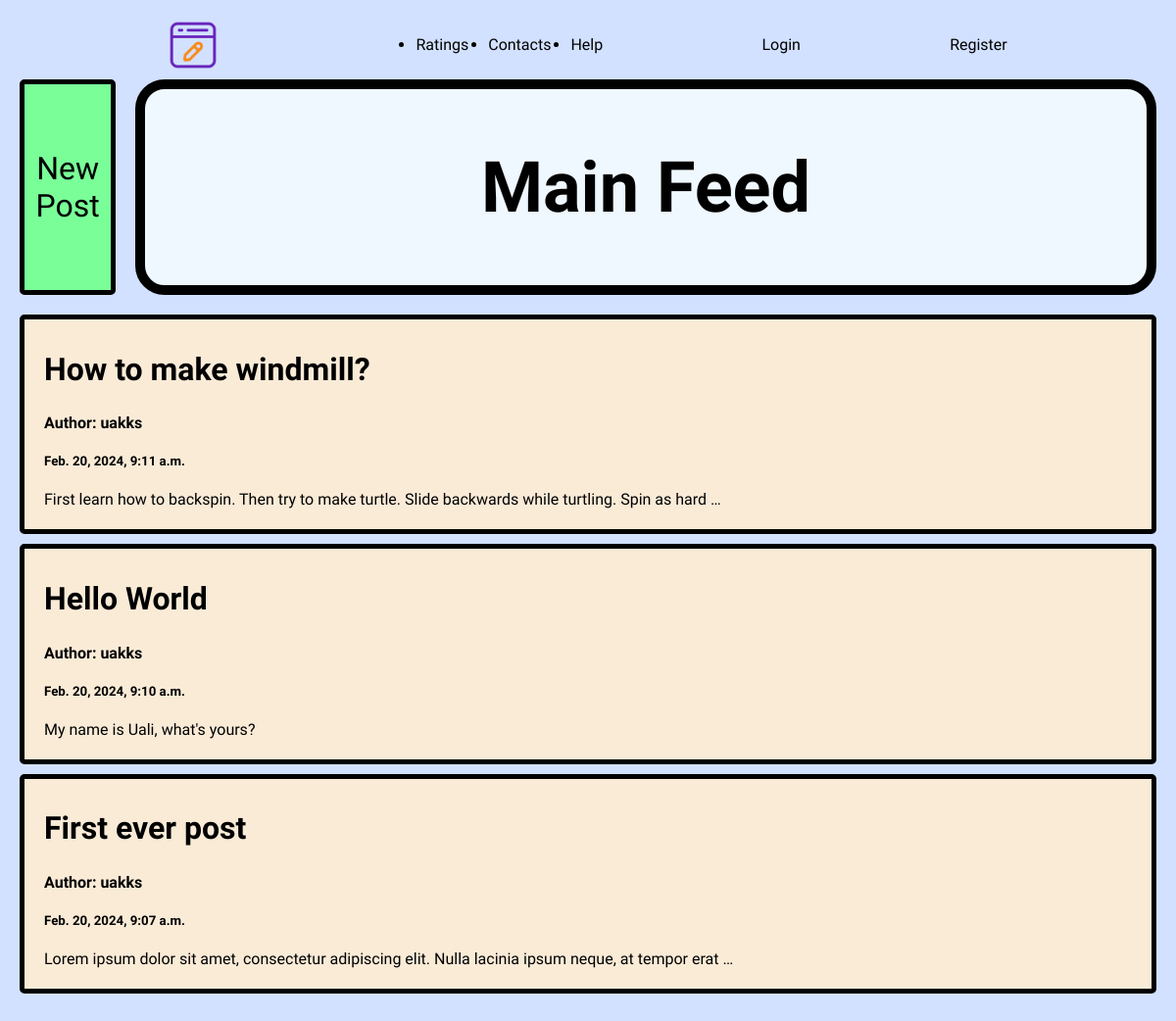
The page / on the database its author committed.
### posts/models.py (models this page shows)
class Post(models.Model):
    title = models.CharField(max_length=100, default='Post title', blank=True)
    main_post = models.CharField(max_length=100000, default="Post")
    created_at = models.DateTimeField(default=dt.now, blank=True)
    username = models.CharField(max_length=100, default='uakks')

### posts/views.py (the view)
# urls.py: path('', views.index, name='index'),
def index(request):
    posts = Post.objects.order_by('created_at')
    return render(request, 'index.html', {'posts': posts})

### templates/index.html (shortened to what this page needs)
{% load static %}
<!DOCTYPE html>
<html lang="en">
<head>
    <link href="{% static 'style.css' %}" rel="stylesheet">
</head>
<body>
<header>
    <nav>
    <img src="{% static 'assets/Blog_icon.png'%}" alt="Logo" class="logo">
    <div>
        <ul>
            <li>Ratings</li>
            <li>Contacts</li>
            <li>Help</li>
        </ul>
    </div>
    {% if user.is_authenticated %}
    	<div class="login">
            <a href="profile/{{ user.id }}">Profile</a>
        </div>
        <div class="login">
            <a href="logout">Logout</a>
        </div>
    {% else %}
    <div class="login">
        <a href="login">Login</a>
    </div>
    <div class="register">
        <a href="register">Register</a>
    </div>
    {% endif %}
    </nav>
</header>
    <div class="main-info">
        <div class="button">
            <a href="newpost" class="newpost-button">New Post</a>
        </div>
        <div class="heading-text">
            <div class="content">
                <h1 class="main-header">Main Feed</h1>
            </div>
        </div>
    </div>
    <div>
    {% for post in posts reversed %}
        <div class="post-block">
            <a class="post-links" href="post/{{ post.id }}">
                <h2 class="title">{{ post.title }}</h2>
                <h4 class="username">Author: {{ post.username }}</h4>
                <h5 class="time">{{ post.created_at }}</h5>
                <p class="text">{{ post.main_post|truncatechars:100 }}</p>
            </a>
        </div>
    {% endfor %}
    </div>
</body>
</html>

### static/style.css (style rules this page uses)
html { width: 100%; }
html, input, a, button { font-family: "Inconsolata", monospace; font-optical-sizing: auto; font-weight: 400; font-style: normal; font-variation-settings: "wdth" 100; }
body { margin: 20px 20px 50px 20px; padding: 0; background: rgba(209,224,255,0.96); box-sizing: border-box; }
header nav { display: flex; justify-content: space-evenly; align-items: center; }
.logo { width: 50px; height: 50px; }
header ul { display: flex; }
header ul li { margin: 0 10px; }
.login a, .register a { text-decoration: none; color: black; }
.main-info { display: flex; }
.button { margin: 10px 10px 10px 0; width: 100px; display: flex; text-align: center; align-items: center; background: rgba(118,255,148,0.96); border: black 5px solid; border-radius: 5px; }
.button .newpost-button { text-decoration: none; color: black; font-size: 32px; }
.heading-text { margin: 10px 0 10px 10px; width: 100%; height: 200px; background: aliceblue; border: black 10px solid; border-radius: 30px; display: flex; justify-content: center; align-items: center; }
.main-header { font-size: 72px; margin: auto; color: black; }
.post-block { background: antiquewhite; margin: 10px 0 0 0; padding: 5px 20px; border-radius: 5px; border: black solid 5px; word-wrap: break-word; }
.title { font-size: 32px; word-wrap: break-word; }
.post-links { text-decoration: none; color: black; }

### rows shown on the page
Post: title "How to make windmill?", username "uakks", created_at "Feb. 20, 2024, 9:11 a.m.", main_post "First learn how to backspin. Then try to make turtle. Slide backwards while turtling. Spin as hard …"
Post: title "Hello World", username "uakks", created_at "Feb. 20, 2024, 9:10 a.m.", main_post "My name is Uali, what's yours?"
Post: title "First ever post", username "uakks", created_at "Feb. 20, 2024, 9:07 a.m.", main_post "Lorem ipsum dolor sit amet, consectetur adipiscing elit. Nulla lacinia ipsum neque, at tempor erat …"
